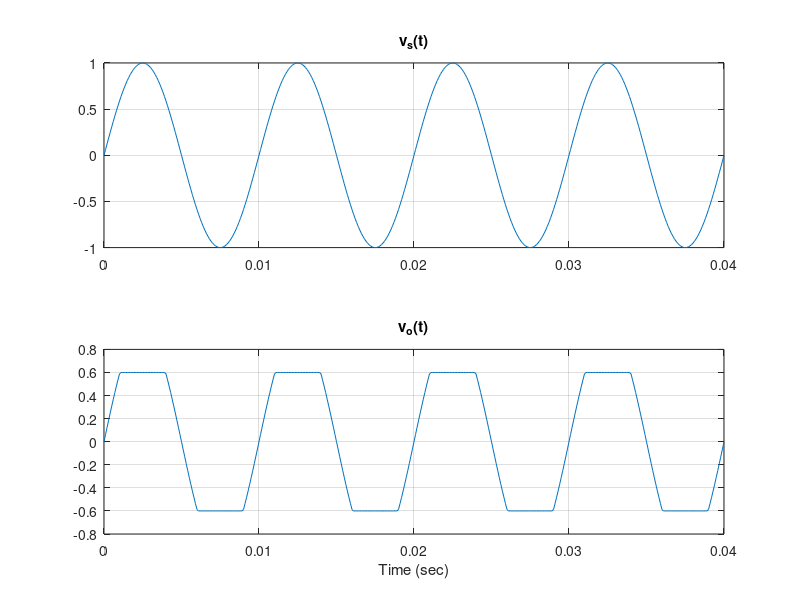

Recreate this plot in MATLAB.
% Program of a limiter circuit
% File name Example_5_14.m
clear; clc; close all;
% Define the time vector
t = 0:1e-4:0.04;
% Generate sine voltage
f = 100;
w = 2*pi*f;
vs = sin(w*t);
% Calculation of output voltage
t1 = length(t);
for i = 1:t1
    if vs(i) >= 0.6
        vo(i) = 0.6;
    elseif vs(i) > -0.6 && vs(i) < 0.6
        vo(i) = vs(i);
    else
        vo(i) = -0.6;
    end
end
% Plot the input and output voltages
subplot(211), plot(t, vs); title('v_s(t)'); grid;
subplot(212), plot(t, vo); title('v_o(t)'); xlabel('Time (sec)'); grid;

%[appendix]{"version":"1.0"}
%---
%[metadata:view]
%   data: {"layout":"onright"}
%---
